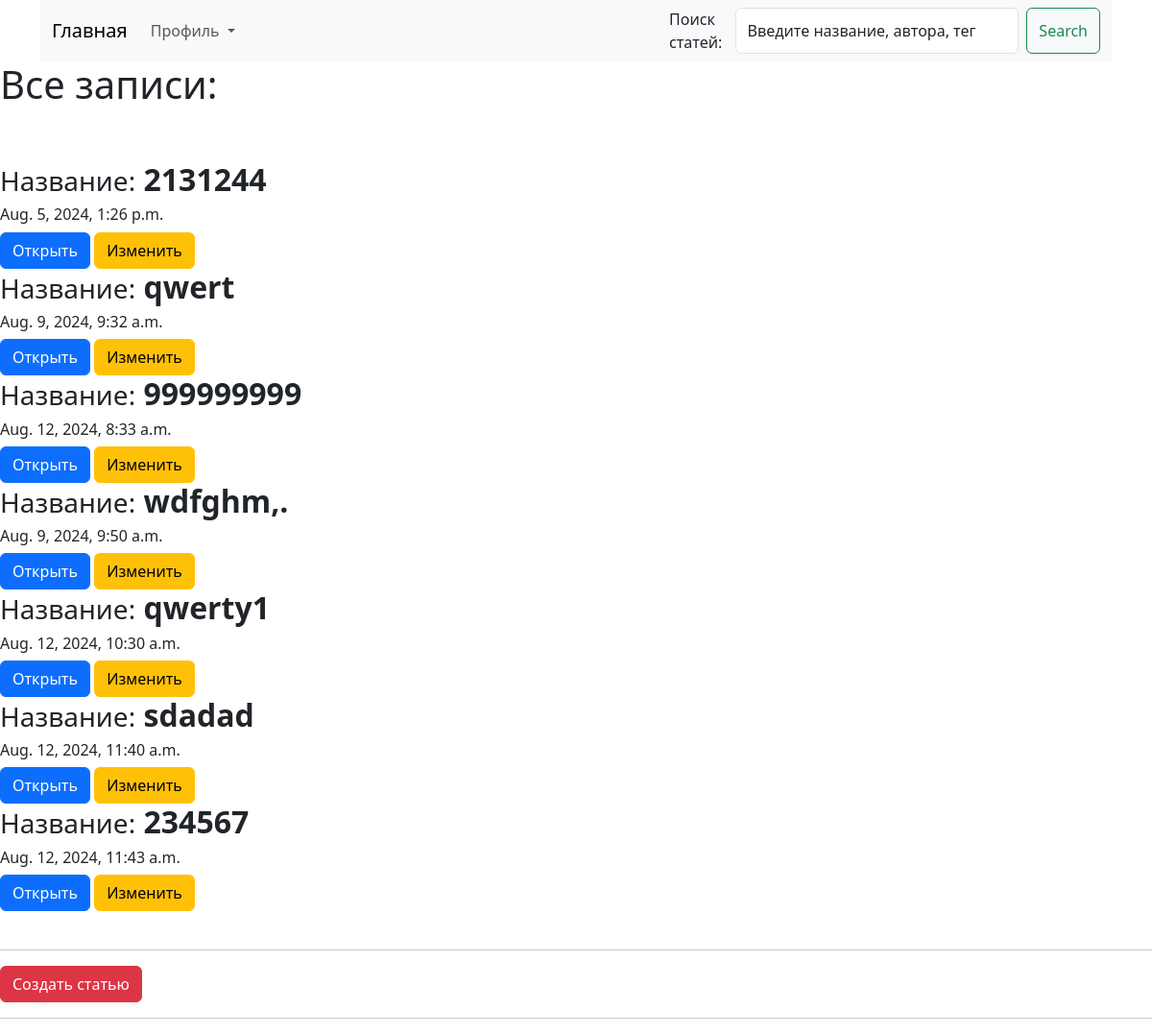
The page /public/ on the database as committed earlier.
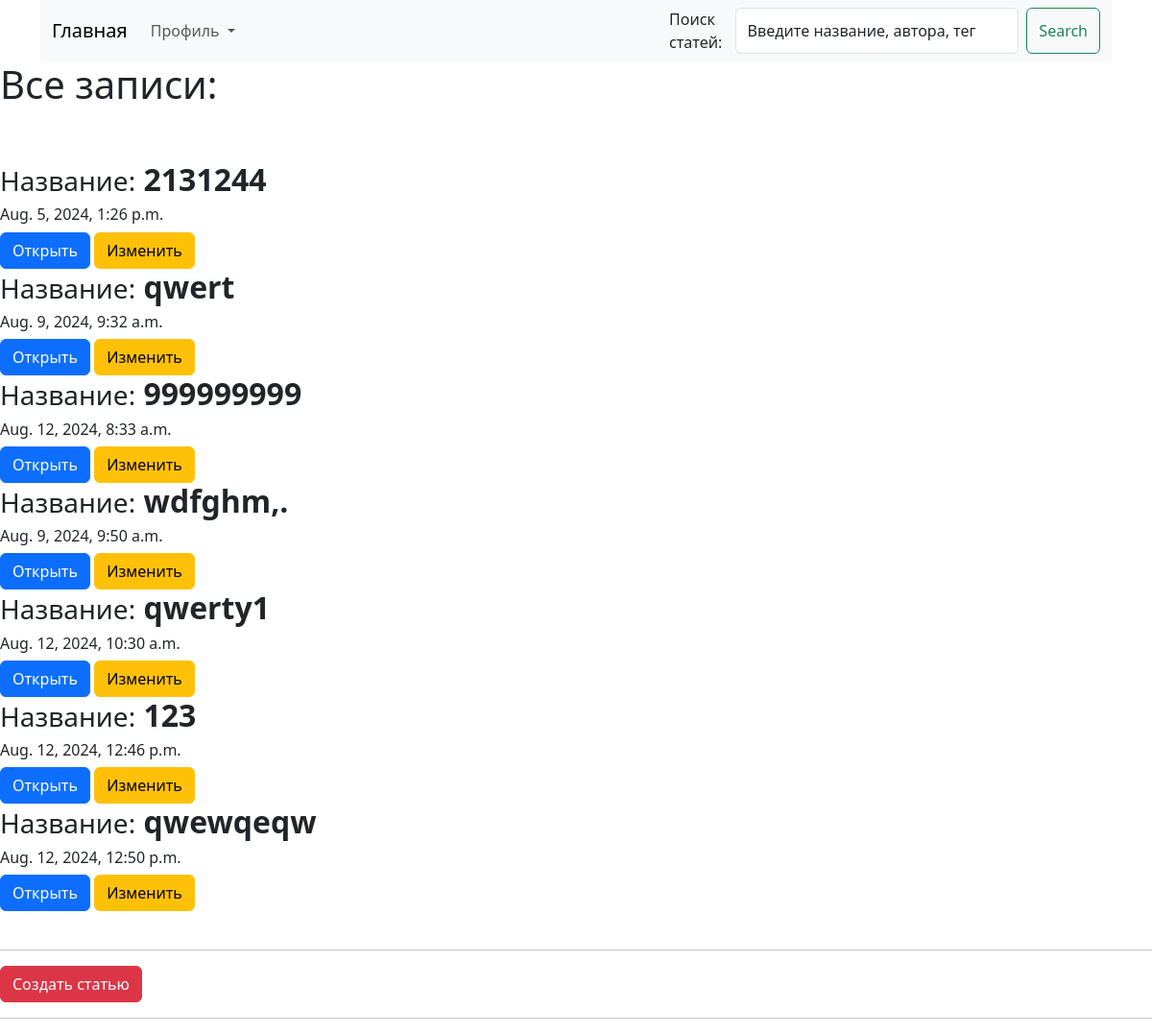
The same page on the database as committed later.
### main/models.py (models this page shows, shortened)
class Public(models.Model):
    title = models.CharField(max_length=55)
    text = models.TextField()
    date = models.DateTimeField(auto_now=True)
    user = models.ForeignKey(User, on_delete=models.CASCADE)
    teg = models.TextField()
    category = models.ForeignKey(Category, on_delete=models.CASCADE)

### main/views.py (the view)
# urls.py: path('public/', views.ViewPublic.as_view(), name='allpublic'),
class ViewPublic(ListView):
    model = Public
    template_name = 'view_public.html'
    context_object_name = 'view'

### templates/view_public.html (shortened to what this page needs)
{% extends 'layout.html' %}
{% block head %}
<h1>Все записи:</h1>
{% endblock %}
{% block content %}
{% for i in view %}
<h2><small>Название:</small> <b>{{ i.title }}</b></h2>
<h6> {{ i.date }}</h6><a href="{% url 'detail' i.id %}"
                         class="btn btn-primary">Открыть
</a>   <a href="{% url 'public_edit' i.id %}" class="btn btn-warning">Изменить
</a>
{% endfor %}
{% endblock %}
{% block foot %}
<hr><div>
<a href="{% url 'create' %}" class="btn btn-danger">Создать статью</a>
</div><hr>
{% endblock %}

Rows that differ between the two databases and show on the page:
removed Public: title "sdadad", date "Aug. 12, 2024, 11:40 a.m."
removed Public: title "234567", date "Aug. 12, 2024, 11:43 a.m."
added Public: title "123", date "Aug. 12, 2024, 12:46 p.m."
added Public: title "qwewqeqw", date "Aug. 12, 2024, 12:50 p.m."
